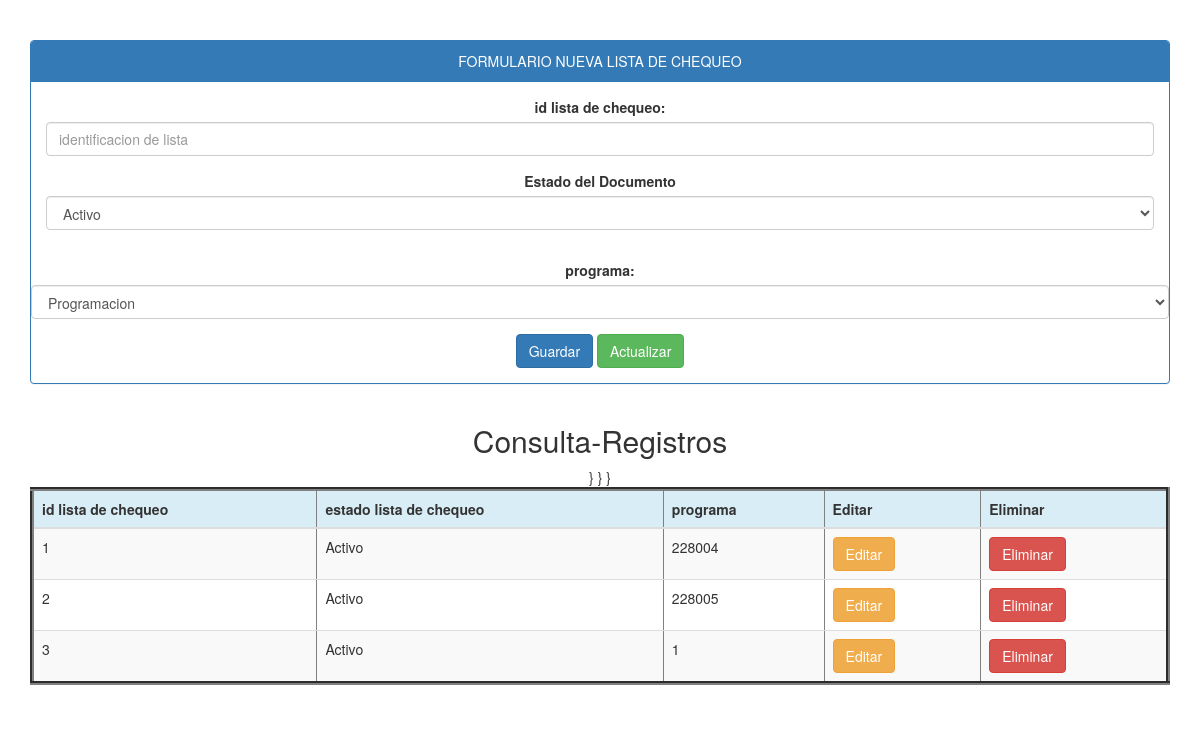
The page /listachequeo/documento.php on the database its author committed.
### tables this page shows
CREATE TABLE `checklist` (
  `listId` varchar(45) NOT NULL,
  `statusCL` tinyint(1) NOT NULL,
  `programCode_version` varchar(15) NOT NULL
);

### listachequeo/Controller.php (called while the page is built, shortened)
<?php
class listachequeo{
public function _get ($k){return $this->$k;}
public function _set ($k,$V){return $this-> $k = $V;}
}
?>

### conexion.php (called while the page is built)
<?php
class database {
	public static function conectar (){
	try{
	$pdo=new PDO('mysql:host=localhost;dbname=db_SOSP; charset=utf8','root','');
 	$pdo->setAttribute (PDO::ATTR_ERRMODE,PDO::ERRMODE_EXCEPTION);
 	return $pdo;
	}catch (Exception $e){
	die($e->getMessage());
		}
	}
}
?>

### listachequeo/Model.php (called while the page is built, shortened)
<?php
class listachequeoclas{
	private $pdo;
	public function __CONSTRUCT(){
	try{
	$this ->pdo=database::conectar();
	}catch(Exception $ex){
	die($e->getMessage());
	}
	}
public function Listar(){
	try{
		$result = array();
		$stm = $this->pdo->Prepare('SELECT * FROM checklist ');
		$stm->execute();
		foreach($stm->fetchAll(PDO::FETCH_OBJ) as $r) {
			$usu = new listachequeo();
			$usu->_SET('listId', $r->listId);
			$usu->_SET('statusCL', $r->statusCL);
			$usu->_SET('programCode_version', $r->programCode_version);
			$result[] = $usu;
		}
		return $result;
	}
	catch(Exception $e){
		die ($e->getMessage());
	}
}
}
?>

### listachequeo/documento.php (the view, shortened to what this page needs)
<?php
require_once '../conexion.php';
$usu = new listachequeo();
$model = new listachequeoclas();
$db = database::conectar();
?>
<!DOCTYPE html>
<html lang="es">
<head>
	<link rel="stylesheet"  href="../bootstrap/css/bootstrap.css">
	<link rel="stylesheet" type="text/css" href="css/bootstrap.min.css">
</head>
<body>
<center>
<div class="container">
	<div class="panel panel-primary">
	<div class="panel-heading">FORMULARIO NUEVA LISTA DE CHEQUEO</div>
	<div class="panel-body">
<form action ="" method="post">
	<div class="form-group">
		<label>id lista de chequeo:</label>
		<input type="number" name="listId" value="<?php echo $usu->_GET('listId')?>" class="form-control" placeholder="identificacion de lista" required>
	</div>
	<div class="form-group">
    	<label for="select" value="<?php echo $usu->_GET('statusCL')?>" >Estado del Documento</label>
	<select name="statusCL" class="form-control" id="select">
	<option value="1">Activo</option>
	</select></div>
    </div>
	<div class="form-group">
	<label>programa:</label>
	<select class="form-control" name="programCode_version">
	<?php
	foreach($db-> query('SELECT * FROM program')as $row){
	echo '<option value="'.$row['programCode_version'].'">'.$row['programName'].'</option>';
	}
	?>
	</select>
	</div>
	<div class="form-group">
		<input type="submit" class="btn btn-primary" value="Guardar" onclick="this.form.action='?action=registrar';"/>
		<input type="submit" class="btn btn-success" value="Actualizar" onclick="this.form.action='?action=Actualizar';"/>
	</div>
	</div>
	</div>
	<div class="container">
		<h2>Consulta-Registros</h2>
		<div class="table-responsive">
			<table border="4" class="table table-striped">
			<thead>
				<tr class="info">
					<th>id lista de chequeo</th>
					<th>estado lista de chequeo</th>
					<th>programa</th>
					<th>Editar</th>
					<th>Eliminar</th>
					</tr>
			</thead>
		<?php
		foreach ($model->Listar() as $r){
			?>
			<tr>
			<td><?php echo $r->_GET('listId');?></td>
			<td><?php if($r->_GET('statusCL')=="0"){
				echo "Inactivo";
			}else if ($r->_GET('statusCL')=="1"){
				echo "Activo";
			}
				?></td>
			<td><?php echo $r->_GET('programCode_version');?></td>
			<td>
				<a href="?action=editar&listId=<?php echo $r->_GET('listId'); ?>" class="btn btn-warning">Editar</a>
			</td>
			<td>
				<a href="?action=eliminar&listId=<?php echo $r->_GET('listId'); ?>" class="btn btn-danger" onclick ="return confirm('¿Esta seguro de eliminar esta lista de chequeo?')">Eliminar</a>
			</td>
			</tr>
		<?php } ?>
			</table>
			</div>
			</div>
</center>
</body>
</html>

### rows shown on the page
checklist: _GET "1", _GET "228004"
checklist: _GET "2", _GET "228005"
checklist: _GET "3", _GET "1"

### other values the page prints
form field programCode_version "Programacion"
